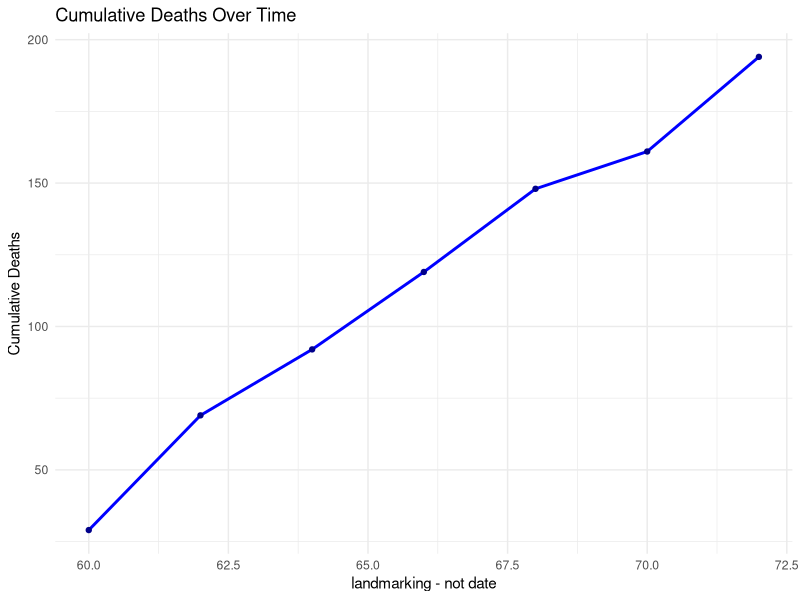
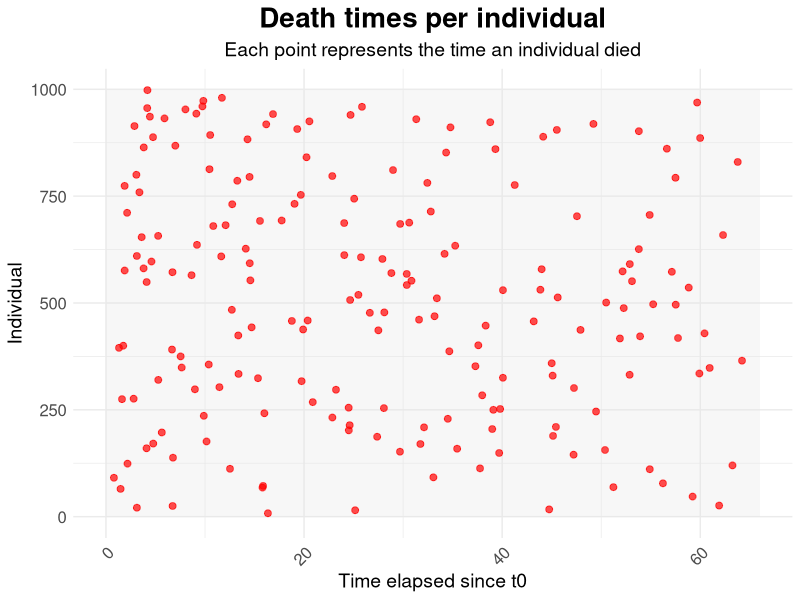
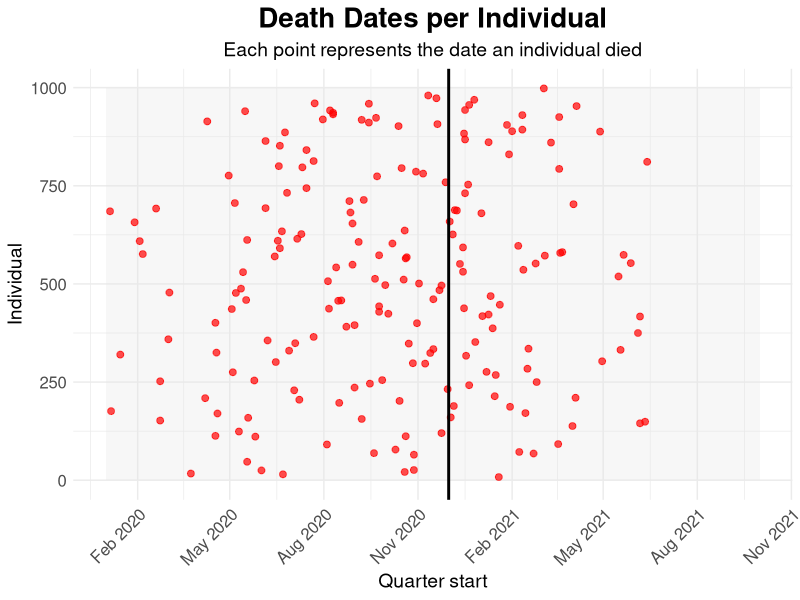
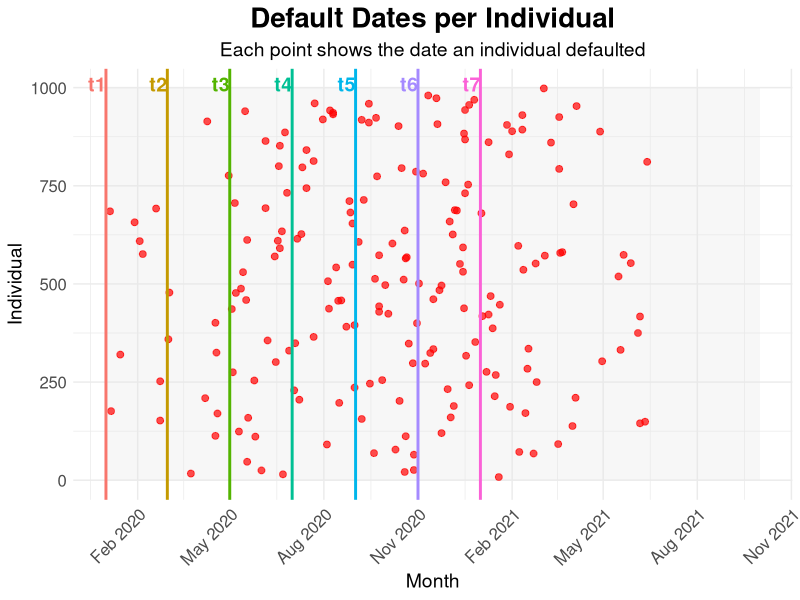

Generate these figures, in order, with R:
library(lubridate)
library(truncnorm)

# ===============================
# Optimization of parameters
# parameters: find shape and scale given target probability
# ===============================

# Function to compute lambda given k, an interval, and the target probability p

k <- 1.5   # shape parameter (can tune)
p_target <- 0.2  # 20% default per interval

#dates landmarking
LM_start_date <- as.Date("2015-01-01")
#LM_dates <- as.Date(c("2020-01-01", "2020-03-01", "2020-05-01", "2021-07-01", "2021-09-01", "2021-11-01", "2022-01-01"))
#LMs <- round(interval(LM_start_date, LM_dates) %/% months(1))
LMs <-  c(60, 62, 64, 66, 68, 70, 72)
LMs


# Función para encontrar lambda dado t0, t1, k y p_target
find_lambda <- function(t0, t1, k, p_target = 0.2) {
  f <- function(lambda) {
    ratio <- exp(-((t1 / lambda)^k - (t0 / lambda)^k))
    ratio - (1 - p_target)
  }
  uniroot(f, interval = c(1e-6, 1e6))$root
}

lambdas <- sapply(1:(length(LMs) - 1), function(j) {
  find_lambda(LMs[j], LMs[j + 1], k, p_target)
})

lambdas




# ===============================
#  SIMULATION
# ===============================

rm(list = ls())

set.seed(1234)



# --- Parameters
library(lubridate)

# Example: n individuals with different credit start dates
n <- 1000
n_iterations <- 7
base_date <- as.Date("2020-01-01") #start to observe the behavior in 2020
credit_start_dates <- as_date("2015-01-01") + days(sample(0:364, n, replace = TRUE))

# Function to generate individual landmarks
generate_landmarks <- function(credit_start) {
  lm1 <- credit_start + years(5)           # first landmark: +5 years
  lm2 <- lm1 + weeks(6)                    # second: +6 weeks
  lm3 <- lm2 + weeks(6)                    # third
  lm4 <- lm3 + weeks(6)                    # fourth
  lm5 <- lm4 + weeks(6)                    # fifth
  lm6 <- lm4 + weeks(6)
  lm7 <- lm4 + weeks(6)
  return(as_date(c(lm1, lm2, lm3, lm4, lm5, lm6, lm7)))
}
# Generate the list of individual landmarks
landmarks_list <- lapply(credit_start_dates, generate_landmarks)


landmarks <- seq(0, n_iterations, by = 1) #assumption cohort  
K <- length(landmarks) - 1  


betas <- matrix(c(
  50,  0.9,  0.8, -0.2,
  51, 0.92, 0.81, -0.21,
  49, 0.88, 0.79, -0.19,
  52, 0.95, 0.82, -0.22,
  48, 0.89, 0.78, -0.18,
  5,  0.9,  0.8, -0.2,
  51, 0.91, 0.81, -0.21
), nrow = 7, byrow = TRUE)
# Interest rate (+), # Inflation (+),# LTI (+), # Age (-)

#paaramters of weibull each landmark: Shape (k), Scale (λ)
#thetas <- matrix(c(0.5, 400, 0.5, 280, 0.5, 360, 0.5, 400, 0.5, 450), nrow = K, byrow = TRUE)
thetas <- matrix(c(0.5, 22.25, 0.5, 22.49, 0.5, 22.49756 , 0.5, 22.73315 , 0.5, 22.96397,0.5, 23.19023,0.5, 23.41217), nrow = K, byrow = TRUE)


# --- Data
# credits are originated during 2010, throughout the year

#Covariates


# 1. Interest rate (UK Bank Rate)
# Truncated normal between 0.001 and 0.06, mean 0.03, sd 0.01
x1_matrix <- matrix(rtruncnorm(n * n_iterations, a = 0.001, b = 0.06, mean = 0.03, sd = 0.01),
                    nrow = n, ncol = n_iterations)

# 2. Inflation (CPI)
# Truncated normal between 0 and 0.10, mean 0.02, sd 0.015
x2_matrix <- matrix(rtruncnorm(n * n_iterations, a = 0, b = 0.10, mean = 0.02, sd = 0.015),
                    nrow = n, ncol = n_iterations)

# 3. Loan-to-income (LTI)
# Truncated normal between 1 and 6, mean 3.5, sd 0.5
x3_matrix <- matrix(rtruncnorm(n * n_iterations, a = 1, b = 6, mean = 3.5, sd = 2),
                    nrow = n, ncol = n_iterations)

# 4. Age of borrower
# Truncated normal between 20 and 70, mean 40, sd 10
x4_matrix <- matrix(rtruncnorm(n * n_iterations, a = 20, b = 70, mean = 40, sd = 10),
                    nrow = n, ncol = n_iterations)





time_matrix   <- matrix(NA_real_, nrow = n, ncol = n_iterations)
status_matrix <- matrix(NA_integer_, nrow = n, ncol = n_iterations)
obsdate_matrix <- matrix(as.Date(NA), nrow = n, ncol = n_iterations)

# --- Simulation function (Landmark PH Weibull)
simLMPH <- function(seed, x, Betas, Thetas, LMs, dist) {
  set.seed(seed)
  K <- length(LMs) - 1
  n <- nrow(x)
  tpoints <- as.vector(LMs)
  out_time <- rep(NA, n)
  
  for (k in 1:K) {
    beta_k <- Betas[k, ]
    theta_k <- Thetas[k, ]
    linpred <- x %*% beta_k
    mlambda <- exp(linpred)
    
    if (dist == "W") {
      S0f <- function(t) pweibull(t, shape = theta_k[1], scale = theta_k[2], lower.tail = FALSE)
      quantf <- function(p) qweibull(p, shape = theta_k[1], scale = theta_k[2])
    } else {
      stop("Only Weibull implemented")
    }
    
    for (i in 1:n) {
      S_L <- S0f(tpoints[k])  
      u <- runif(1)
      p_target <- max(1-u^(1 / mlambda[i]), .Machine$double.eps)
      t_rel <- quantf(p_target)
      
      if (is.na(out_time[i]) && t_rel <= tpoints[k + 1]) {
        out_time[i] <- t_rel
      }
    }
  }
  
  # Final extrapolation for those without event
  no_event <- which(is.na(out_time))
  if (length(no_event) > 0) {
    beta_k <- Betas[K, ]
    theta_k <- Thetas[K, ]
    linpred <- x[no_event, , drop = FALSE] %*% beta_k
    mlambda <- exp(linpred)
    
    S0f <- function(t) pweibull(t, shape = theta_k[1], scale = theta_k[2], lower.tail = FALSE)
    quantf <- function(p) qweibull(p, shape = theta_k[1], scale = theta_k[2])
    
    for (j in seq_along(no_event)) {
      i <- no_event[j]
      u <- runif(1)
      p_target <- max(1-u^(1 / mlambda[j]), .Machine$double.eps)
      t_rel <- quantf(p_target)
      out_time[i] <- t_rel
    }
  }
  
  return(out_time)
}

# --- Main loop (everyone gets a time at each iteration)
alive <- rep(TRUE, n)

for (i in seq_len(n_iterations)) {
  cat("Iteration", i, "\n")
  
  # Select the covariates for this iteration
  covariates_i <- cbind(x1_matrix[, i], x2_matrix[, i],x3_matrix[, i],x4_matrix[, i] )
  
  # Initialize vectors for simulated times and observation dates
  sim_times <- numeric(n)
  obs_dates <- as.Date(rep(NA, n))
  
  # --- Simulation per individual
  for (j in 1:n) {
    # Simulate event time using each individual's own landmarks
    sim_times[j] <- simLMPH(
      seed = 1234,               # different seed per iteration and individual
      x = matrix(covariates_i[j, ], nrow = 1),
      Betas = betas,
      Thetas = thetas,
      LMs = landmarks_list[[j]],         # individual landmarks
      dist = "W"
    )
    
    # Assign observation date based on the corresponding landmark
    # Optionally, add a small random noise (0-3 days) for variability
    obs_dates[j] <- landmarks_list[[j]][i] + sample(0:3, 1)
  }
  
  # Save results
  time_matrix[, i] <- sim_times
  obsdate_matrix[, i] <- obs_dates
  
  # Determine status: event if elapsed time >= simulated time, else censored
  months_elapsed <- interval(credit_start_dates, obs_dates) %/% months(1)
  status_vals <- as.integer(months_elapsed >= sim_times)
  
  # If the individual was already dead in previous iterations → set NA
  status_vals[!alive] <- NA
  status_matrix[, i] <- status_vals
  
  # Update the alive vector
  alive <- ifelse(is.na(status_vals), FALSE, status_vals == 0)
}
initial_dates_matrix <- credit_start_dates


# --- Summary
for (i in 1:n_iterations) {
  status_col <- status_matrix[, i]
  cat("Iteration", i, ":",
      sum(status_col == 1, na.rm = TRUE), "events\n")
}


# ===============================
#  plots: deaths
# ===============================

library(ggplot2)
LMs <-  c(60, 62, 64, 66, 68, 70, 72)
cum_deaths <- cumsum(colSums(status_matrix, na.rm = TRUE))
df_cum <- data.frame(time = LMs, cum_deaths = cum_deaths)

ggplot(df_cum, aes(x = time, y = cum_deaths)) +
  geom_line(color = "blue", size = 1) +
  geom_point(color = "darkblue") +
  labs(title = "Cumulative Deaths Over Time", x = "landmarking - not date", y = "Cumulative Deaths") +
  theme_minimal()


# ===============================
#  plots: deaths times
# ===============================
#cumulative deaths
library(ggplot2)
library(dplyr)

# Convert matrices to long format
df_events <- data.frame(
  individual = rep(1:nrow(status_matrix), times = ncol(status_matrix)),
  time = as.vector(time_matrix),
  status = as.vector(status_matrix)
)

# Keep only death events
df_deaths <- subset(df_events, status == 1 & !is.na(time))

# Create data frame for shaded "quarters" (every 3 time units)
time_min <- floor(min(df_deaths$time, na.rm = TRUE))
time_max <- ceiling(max(df_deaths$time, na.rm = TRUE))
quarter_starts <- seq(time_min, time_max, by = 3)
quarters <- data.frame(
  start = quarter_starts,
  end = quarter_starts + 3
)

# Plot
ggplot() +
  # Shade each 3-time-unit "quarter"
  geom_rect(data = quarters, aes(xmin = start, xmax = end, ymin = 0, ymax = max(df_deaths$individual)),
            fill = "grey90", alpha = 0.3) +
  # Plot death points
  geom_point(data = df_deaths, aes(x = time, y = individual), color = "red", size = 2, alpha = 0.7) +
  # Labels
  labs(
    title = "Death times per individual",
    subtitle = "Each point represents the time an individual died",
    x = "Time elapsed since t0",
    y = "Individual"
  ) +
  # Theme adjustments
  theme_minimal() +
  theme(
    plot.title = element_text(hjust = 0.5, size = 20, face = "bold"),
    plot.subtitle = element_text(hjust = 0.5, size = 14),
    axis.title = element_text(size = 14),
    axis.text = element_text(size = 12),
    axis.text.x = element_text(angle = 45, hjust = 1)
  )

# ===============================


# ===============================
#  plots: deaths dates
# ===============================
library(ggplot2)
library(lubridate)

# Convert matrices to long format
df_events <- data.frame(
  individual = rep(1:nrow(status_matrix), times = ncol(status_matrix)),
  date = as.Date(as.vector(obsdate_matrix)),
  status = as.vector(status_matrix)
)

# Keep only death events
df_deaths <- subset(df_events, status == 1 & !is.na(date))

# Create data frame for shaded quarters
quarter_starts <- seq(floor_date(min(df_deaths$date), unit = "quarter"),
                      ceiling_date(max(df_deaths$date), unit = "quarter"),
                      by = "3 months")
quarters <- data.frame(
  start = quarter_starts,
  end = quarter_starts + months(3)
)

# Plot
ggplot() +
  geom_rect(data = quarters, aes(xmin = start, xmax = end, ymin = 0, ymax = max(df_deaths$individual)),
            fill = "grey90", alpha = 0.3) +
  geom_point(data = df_deaths, aes(x = date, y = individual), color = "red", size = 2, alpha = 0.7) +
  geom_vline(xintercept = as.Date("2020-12-01"), color = "black", linetype = "solid", size = 1) +
  scale_x_date(date_breaks = "3 months", date_labels = "%b %Y") +
  labs(
    title = "Death Dates per Individual",
    subtitle = "Each point represents the date an individual died",
    x = "Quarter start",
    y = "Individual"
  ) +
  theme_minimal() +
  theme(
    plot.title = element_text(hjust = 0.5, size = 20, face = "bold"),
    plot.subtitle = element_text(hjust = 0.5, size = 14),
    axis.title = element_text(size = 14),
    axis.text = element_text(size = 12),
    axis.text.x = element_text(angle = 45, hjust = 1)
  )


####### points for modelling in where model is going t be re-calibrated #######
mean_dates <- apply(obsdate_matrix, 2, function(col) {
  as.Date(mean(as.numeric(col)), origin = "1970-01-01")
})
mean_dates <- as.Date(mean_dates)

LM_start_date <- as.Date("2015-01-01")
LMs <-  c(60, 62, 64, 66, 68, 70, 72)

labels_df <- data.frame(
  mean_dates = LM_start_date %m+% months(LMs),
  label = paste0("t", seq_along(mean_dates))
)

ggplot() +
  geom_rect(data = quarters, aes(xmin = as.Date(start), xmax = as.Date(end), ymin = 0, ymax = max(df_deaths$individual)),
            fill = "grey90", alpha = 0.3) +
  geom_point(data = df_deaths, aes(x = as.Date(date), y = individual), color = "red", size = 2, alpha = 0.7) +
  geom_vline(data = labels_df, aes(xintercept = mean_dates, color = label), linetype = "solid", size = 1) +
  geom_text(data = labels_df, aes(x = mean_dates, 
                                  y = max(df_deaths$individual) , 
                                  label = label, color = label),
            vjust = 0.2, hjust = 1, size = 5, fontface = "bold") +
  scale_x_date(date_breaks = "3 month", date_labels = "%b %Y") +
  labs(
    title = "Default Dates per Individual",
    subtitle = "Each point shows the date an individual defaulted",
    x = "Month",
    y = "Individual"
  ) +
  theme_minimal() +
  theme(
    plot.title = element_text(hjust = 0.5, size = 20, face = "bold"),
    plot.subtitle = element_text(hjust = 0.5, size = 14),
    axis.title = element_text(size = 14),
    axis.text = element_text(size = 12),
    axis.text.x = element_text(angle = 45, hjust = 1),
    legend.position = "none"
  ) +
  guides(color = "none")


#missing: covariates and signs of betas
